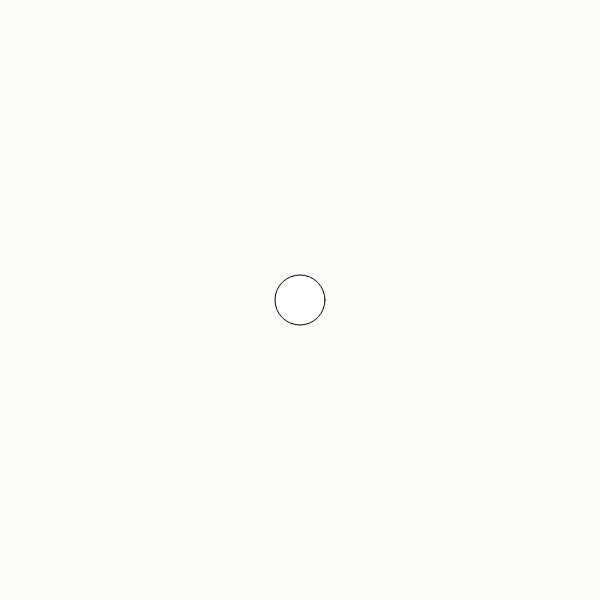
Frame 1 (no input)
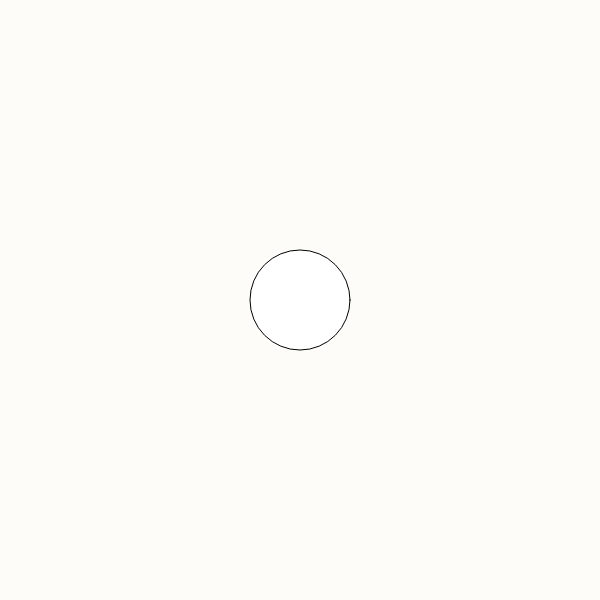
Frame 60 (no input)
Frame 120 (the mouse pressed at the canvas centre since frame 60): identical to frame 60, image omitted

The p5.js sketch that drew these frames (run headless with seeded random() and noise() and a simulated clock; from frame 60 on, the mouse is pressed at the canvas centre):

// p5.js sketch
// ── sketch.js
function setup() {
  createCanvas(600, 600);
  frameRate(60); // 設定每秒 60 幀
}

function draw() {
  background(253, 252, 249);

  // 圓形初始直徑
  let d = 50;

  // 每過 1 秒（累積 60 幀），直徑就變成原本的 2 倍
  if (frameCount % 60 === 0) {
    d = d * 2;
  }

  // 限制最大大小不能超過畫布寬度（600）
  if (d > width) {
    d = width;
  }

  circle(width / 2, height / 2, d);
}
